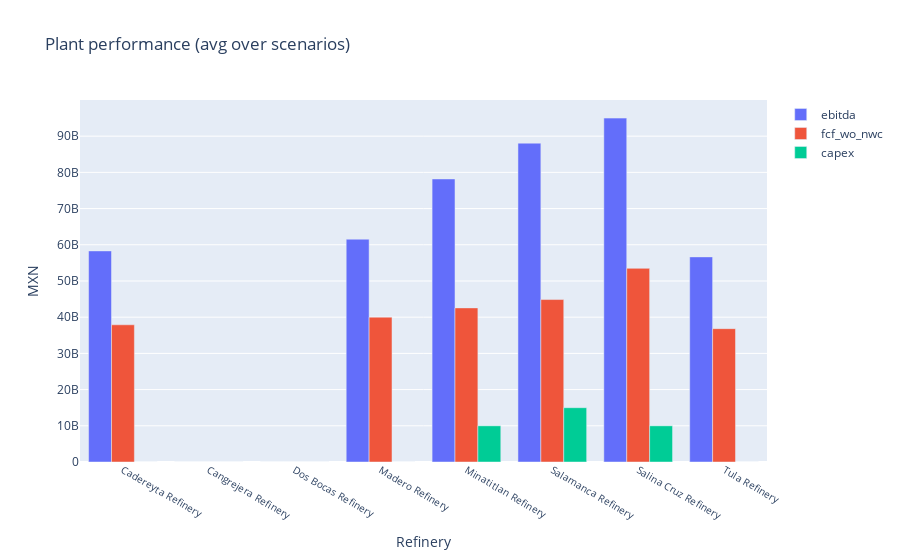

The notebook cell saved with this chart:
### Code cell
sess().plot_plant_performance(opt_prod_stats, period_stats)

### Figure 1 — Plotly figure (JSON) as saved in the notebook; plotly's stock layout.template omitted (floating-point values rounded to 4 significant figures)
{"data": [{"name": "ebitda", "type": "bar", "x": ["Cadereyta Refinery", "Cangrejera Refinery", "Dos Bocas Refinery", "Madero Refinery", "Minatitlan Refinery", "Salamanca Refinery", "Salina Cruz Refinery", "Tula Refinery"], "y": [58310000000.0, 0, 0, 61540000000.0, 78180000000.0, 88060000000.0, 94990000000.0, 56660000000.0], "yaxis": "y"}, {"name": "fcf_wo_nwc", "type": "bar", "x": ["Cadereyta Refinery", "Cangrejera Refinery", "Dos Bocas Refinery", "Madero Refinery", "Minatitlan Refinery", "Salamanca Refinery", "Salina Cruz Refinery", "Tula Refinery"], "y": [37900000000.0, 0, 0, 40000000000.0, 42570000000.0, 44870000000.0, 53490000000.0, 36830000000.0], "yaxis": "y"}, {"name": "capex", "type": "bar", "x": ["Cadereyta Refinery", "Cangrejera Refinery", "Dos Bocas Refinery", "Madero Refinery", "Minatitlan Refinery", "Salamanca Refinery", "Salina Cruz Refinery", "Tula Refinery"], "y": [0, 0, 0, 0, 10000000000, 15000000000, 10000000000, 0], "yaxis": "y"}], "layout": {"barmode": "group", "title": {"text": "Plant performance (avg over scenarios)"}, "xaxis": {"showticklabels": true, "side": "bottom", "tickfont": {"size": 10}, "title": {"text": "Refinery"}}, "yaxis": {"title": {"text": "MXN"}}}}
